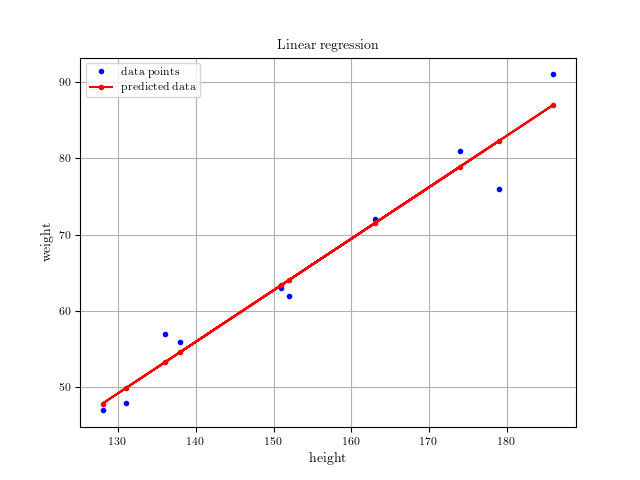

The script that saved this image:
#!/usr/bin/env julia
# File: linreg.jl
# Name: D.Saravanan
# Date: 16/11/2020 

""" Script to implement linear regression """

using Statistics

import PyPlot
const plt = PyPlot
plt.rc("pgf", texsystem="pdflatex")
plt.rc("font", family="serif", weight="normal", size=8)
plt.rc("axes", labelsize=10, titlesize=10)
plt.rc("figure", titlesize=10)
plt.rc("text", usetex="True")
using LaTeXStrings

function slope(x, y, n)
    """ estimating the slope """
    sum((x .- mean(x)) .* (y .- mean(y))) / sum((x .- mean(x)).^2)
end

function intercept(x, y, m)
    """ estimating the intercept """
    mean(y) .- m * mean(x)
end

height = [151, 174, 138, 186, 128, 136, 179, 163, 152, 131]
weight = [63, 81, 56, 91, 47, 57, 76, 72, 62, 48]

n = length(height)
m = slope(height, weight, n)
c = intercept(height, weight, m)

# predicted weight with values m and c
predicted_y = [m*x + c for x in height]
residuals = [x1 .- x2 for (x1, x2) in zip(predicted_y, weight)]
println(sum(residuals))

function rmse(p, y, n)
    """ error estimation (Root Mean Squared Error) """
    sqrt(sum((p .- y).^2)/n)
end

err = rmse(predicted_y, weight, n)
println(err)

fig, ax = plt.subplots()
ax.plot(height, weight, "b.", label="data points")
ax.plot(height, predicted_y, "r", label="predicted data")
ax.set(xlabel="height", ylabel="weight")
ax.set_title("Linear regression")
ax.grid(true); ax.legend()
plt.savefig("linreg.png")
